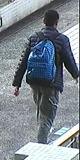
#> input picture dominant_color_extraction-master/dataset/0027.png, 80 x 160 px, found by its file name; its folder holds only this picture in this run
$ jupyter execute --allow-errors Dominant_Colors2.ipynb   (shell and % lines are left out)
#> lines starting #> are read from the running program, lines starting #| are printed output that depends on the picture; long printed decimals are rounded
[cell 1]
#!pip install colour
import cv2
import time
from sklearn.cluster import KMeans
import pandas as pd
import numpy as np
import matplotlib.pyplot as plt
from collections import Counter

[cell 2]
'''Defination of the functions to get the resolution'''
def Get_Resolutions(img):
    wid = img.shape[1]
    hgt = img.shape[0]

    print(str(wid) + "x" + str(hgt))

[cell 3]
from colour import Color
def hex_to_color(colour):
    names=[]
    for a in colour:
        names.append(Color(a))

    return names

[cell 4]
def show_dominant_colors_frequency(arr, len_of_pixels, count):

    color_deck = np.zeros((50, 300, 3), dtype= np.uint8)
    no_of_pixels = len_of_pixels
    percentage = {}
    for i in count:
        percentage[i] = np.round((count[i] / no_of_pixels), 2)

    percentage = dict(sorted(percentage.items()))
    print(percentage)

    steps = 0
    for idx, ele in enumerate(arr):  #generating the colour deck from 0 to 300 and arranged by thier frequency of occurence
        color_deck[:, steps:int(steps+ percentage[idx]*300+1), :] = ele
        steps += int(percentage[idx]*300+1)

    return color_deck

[cell 5]
def get_Colors(img):

    fix_img = cv2.cvtColor(img, cv2.COLOR_BGR2RGB)

    cluster = KMeans(n_clusters=5)
    cluster.fit(fix_img.reshape(-1,3))

    count = Counter(cluster.labels_)
    arr = cluster.cluster_centers_

    final_hex_color_list = []
    for lst in arr:
        round_value = []
        for value in lst:
            round_value.append(round(value))
        final_hex_color_list.append(rgb_to_hex(round_value))

    print(final_hex_color_list)
    hex_to_color(final_hex_color_list)


    len_of_pixels = len(cluster.labels_)
    f = plt.figure(figsize=(10,7))
    f.add_subplot(1,2, 1)
    plt.imshow(fix_img)
    f.add_subplot(1,2, 2)
    plt.imshow(show_dominant_colors_frequency(arr, len(cluster.labels_), count))
    plt.show(block=True)

[cell 6]
# [12 lines of commented-out code are left out]

[cell 7]
# [6 lines of commented-out code are left out]

[cell 8]
def rgb_to_hex(rgb):
  return '#%s' % ''.join(('%02x' % p for p in rgb))

[cell 9]
import os

[cell 10]
def load_images_from_folder(folder):
    images = []
    for filename in os.listdir(folder):
        img = cv2.imread(os.path.join(folder,filename))
#> img is the input picture: shape (160, 80, 3); mean B, G, R 141.7, 133.7, 124.7
        if img is not None:
            images.append(img)
    return images

[cell 11]
images = load_images_from_folder('E:\dominant colour extraction\dominant_color_extraction-master\dataset')
#> images = 1 item

[cell 12]
for img in images[:10]:
    start = time.time()
    get_Colors(img)
    end = time.time()
    Get_Resolutions(img)
    print("The Total time needed for executing this particular image is",end - start)
    print('\n')
    print("=====================================================================================")
    print('\n')
#> this loop made 1 pass
#> (count in get_Colors, len_of_pixels in get_Colors, wid in Get_Resolutions, hgt in Get_Resolutions) on pass 1: ({4: 3616, 2: 1944, 0: 2745, 3: 1707, 1: 2788}, 12800, 80, 160)
#| ['#a9b1b6', '#2a313a', '#495668', '#e7f2f4', '#848d94']
#| {0: 0.21, 1: 0.22, 2: 0.15, 3: 0.13, 4: 0.28}
#| 80x160
#| The Total time needed for executing this particular image is 0.25
#| =====================================================================================
#> pass 1, in get_Colors, `plt.show(block=True)`:
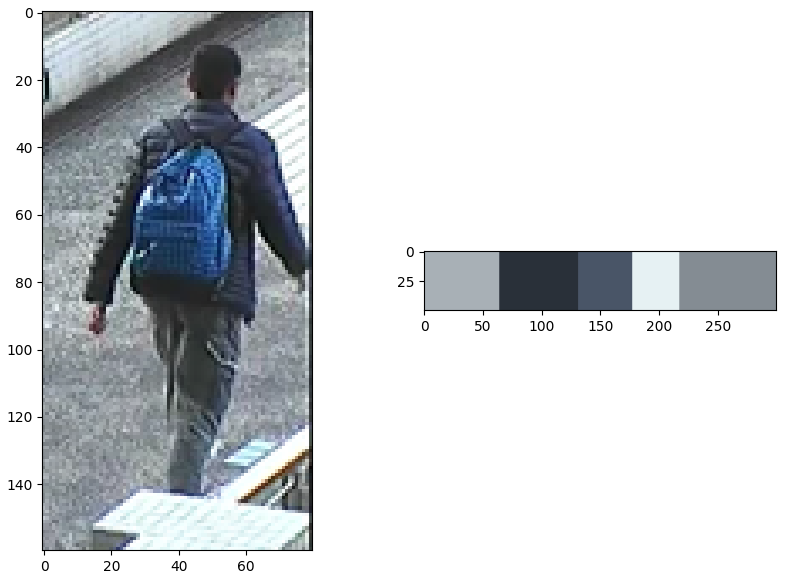
#> figure drawn by matplotlib, 2 panels


$ run again, on dominant_color_extraction-master/dataset/0031.png
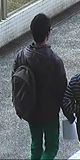
#> input picture dominant_color_extraction-master/dataset/0031.png, 80 x 160 px, found by its file name
#> in load_images_from_folder, img is the input picture: shape (160, 80, 3); mean B, G, R 99.4, 96.1, 89.9
#> images = 1 item
#> the loop `for img in images[:10]:` made 1 pass
#> (count in get_Colors, len_of_pixels in get_Colors, wid in Get_Resolutions, hgt in Get_Resolutions) on pass 1: ({1: 2819, 4: 1637, 2: 2194, 3: 1262, 0: 4888}, 12800, 80, 160)
#> (printed output is left out)
#> pass 1, in get_Colors, `plt.show(block=True)`:
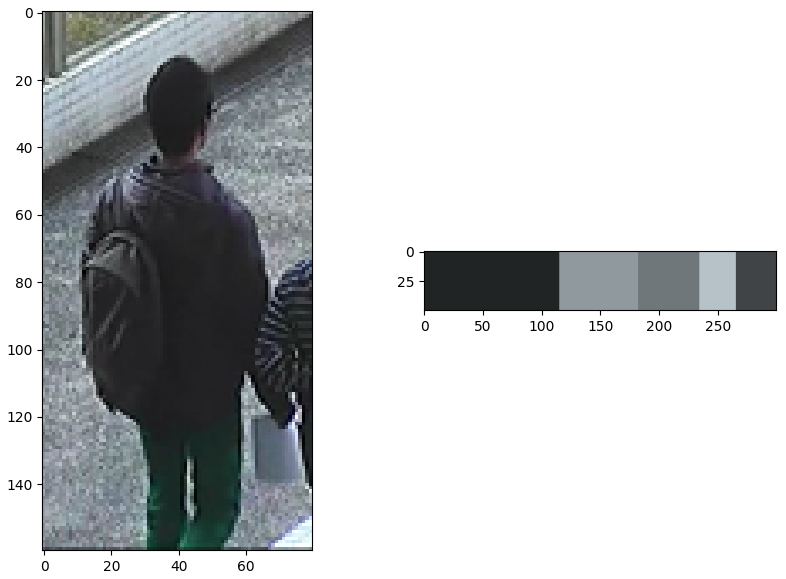
#> figure drawn by matplotlib, 2 panels

$ run again, on dominant_color_extraction-master/dataset/0028.png
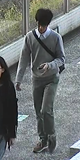
#> input picture dominant_color_extraction-master/dataset/0028.png, 80 x 160 px, found by its file name
#> in load_images_from_folder, img is the input picture: shape (160, 80, 3); mean B, G, R 113.6, 113.8, 108.6
#> images = 1 item
#> the loop `for img in images[:10]:` made 1 pass
#> (count in get_Colors, len_of_pixels in get_Colors, wid in Get_Resolutions, hgt in Get_Resolutions) on pass 1: ({2: 2632, 4: 3372, 0: 3183, 3: 1081, 1: 2532}, 12800, 80, 160)
#> (printed output is left out)
#> pass 1, in get_Colors, `plt.show(block=True)`:
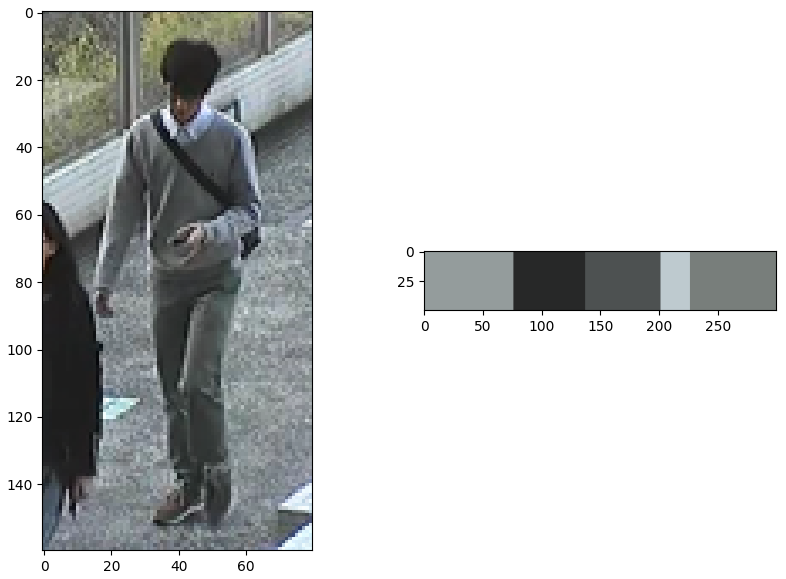
#> figure drawn by matplotlib, 2 panels

$ run again, on dominant_color_extraction-master/dataset/0029.png
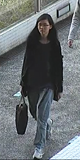
#> input picture dominant_color_extraction-master/dataset/0029.png, 80 x 160 px, found by its file name
#> in load_images_from_folder, img is the input picture: shape (160, 80, 3); mean B, G, R 115.5, 112.5, 106.8
#> images = 1 item
#> the loop `for img in images[:10]:` made 1 pass
#> (count in get_Colors, len_of_pixels in get_Colors, wid in Get_Resolutions, hgt in Get_Resolutions) on pass 1: ({0: 2453, 2: 2045, 3: 842, 4: 4088, 1: 3372}, 12800, 80, 160)
#> (printed output is left out)
#> pass 1, in get_Colors, `plt.show(block=True)`:
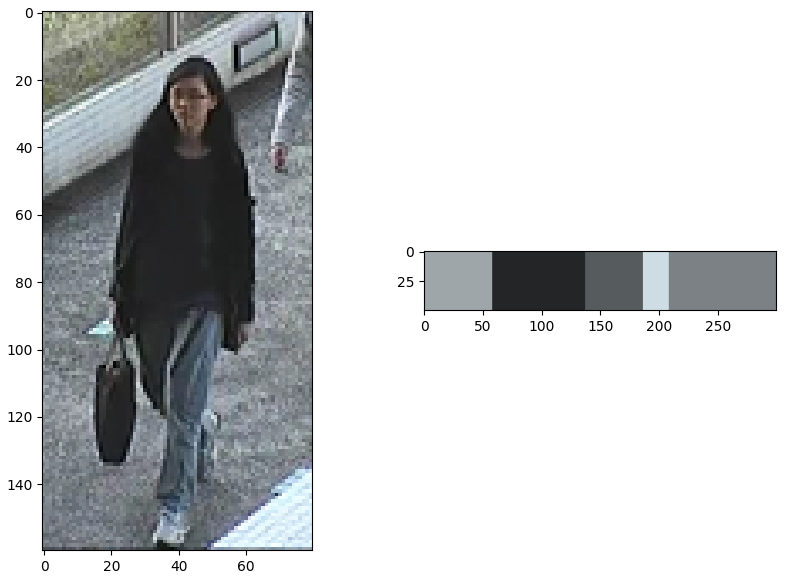
#> figure drawn by matplotlib, 2 panels

$ run again, on dominant_color_extraction-master/dataset/0030.png
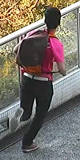
#> input picture dominant_color_extraction-master/dataset/0030.png, 80 x 160 px, found by its file name
#> in load_images_from_folder, img is the input picture: shape (160, 80, 3); mean B, G, R 103.3, 111, 119
#> images = 1 item
#> the loop `for img in images[:10]:` made 1 pass
#> (count in get_Colors, len_of_pixels in get_Colors, wid in Get_Resolutions, hgt in Get_Resolutions) on pass 1: ({4: 2634, 0: 2290, 3: 829, 1: 3816, 2: 3231}, 12800, 80, 160)
#> (printed output is left out)
#> pass 1, in get_Colors, `plt.show(block=True)`:
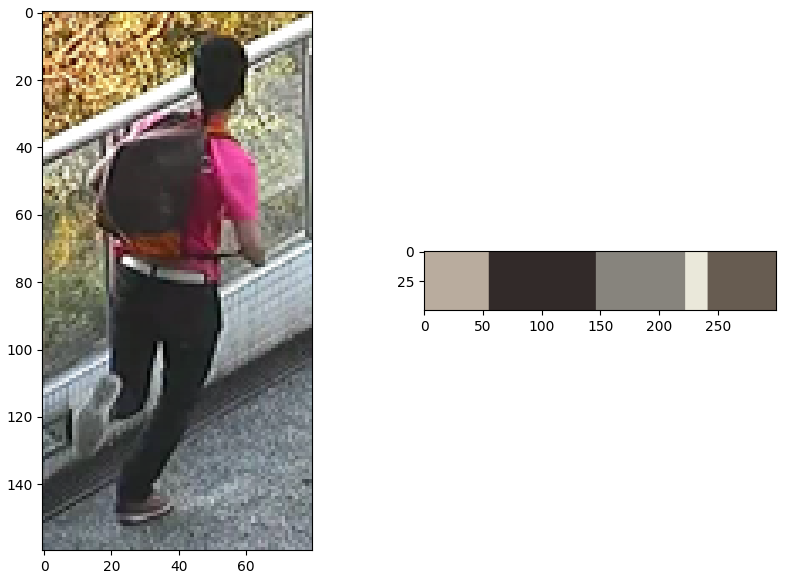
#> figure drawn by matplotlib, 2 panels
